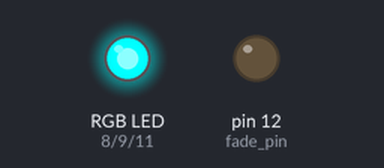
Bench run of a sketch on a simulated Arduino Uno, built with avr-gcc and run on an emulated ATmega328P. Parts: an RGB LED mixed from three pins (HIGH = lit), output pins drawn as LEDs (lit = HIGH).

Above: at 0.1 s.
At 5.0 s:
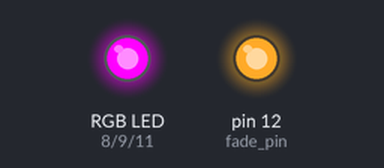
At 8.6 s:
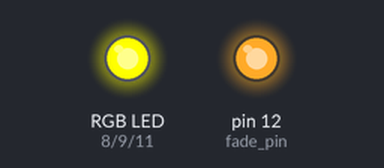
At 12.2 s:
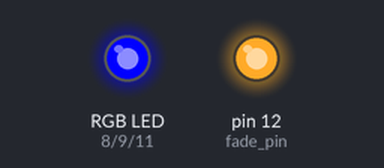
At 19.4 s:
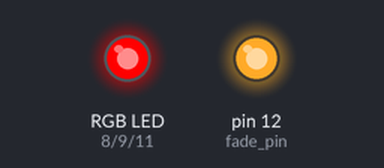
At 37.4 s:
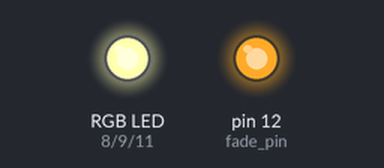
Timing chart, 0 to 40.0 s (numbered marks = the images above):
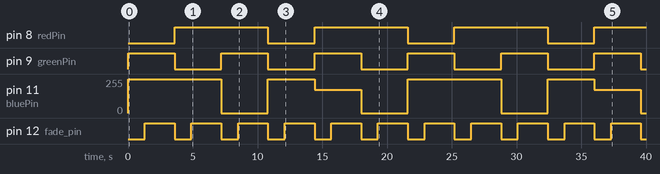

The sketch:

RT_RGBLED_Fade.ino
```cpp
int redPin = 8;
int greenPin = 9;
int bluePin = 11;
//uncomment this line if using a Common Anode LED
#define COMMON_ANODE

int fade_pin = 12;           // the PWM pin the LED is attached to
int brightness = 0;    // how bright the LED is
int fadeAmount = 5;    // how many points to fade the LED by

void setup()
{
pinMode(redPin, OUTPUT);
pinMode(greenPin, OUTPUT);
pinMode(bluePin, OUTPUT);
pinMode(fade_pin, OUTPUT);
}

void loop()
{
setColor(255, 0, 0); // red
RGB_Fade();
delay(1000);
setColor(0, 255, 0); // green
RGB_Fade();
delay(1000);
setColor(0, 0, 255); // blue
RGB_Fade();
delay(1000);
setColor(255, 255, 0); // yellow
RGB_Fade();
delay(1000);
setColor(80, 0, 80); // purple
RGB_Fade();
delay(1000);
setColor(0, 255, 255); // aqua
RGB_Fade();
delay(1000);
}

void setColor(int red, int green, int blue)
{

#ifdef COMMON_ANODE
red = 255 - red;
green = 255 - green;
blue = 255 - blue;
#endif

analogWrite(redPin, red);
analogWrite(greenPin, green);
analogWrite(bluePin, blue);
}

void RGB_Fade()
{
  for (brightness=0;brightness<=255;brightness = brightness + fadeAmount) {
   analogWrite(fade_pin, brightness);
   delay(50);
  }

}
```

Measured:
- by itself, pin 8 (redPin): alternates HIGH for 7.2 s and LOW for 3.6 s
- by itself, pin 9 (greenPin): alternates HIGH for 3.6 s and LOW for 3.6 s
- by itself, pin 12 (fade_pin): alternates HIGH for 2.3 s and LOW for 1.3 s
- by itself, pin 11 (bluePin): 0/255 → 255/255 at 0.00 s, → 0/255 7.2 s later, → 255/255 3.6 s later, → 175/255 3.6 s later, … (10 changes in this stretch)
